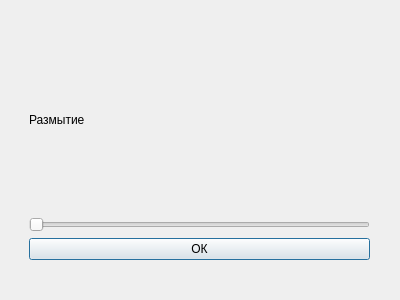
<?xml version="1.0" encoding="UTF-8"?>
<ui version="4.0">
 <class>Dialog</class>
 <widget class="QDialog" name="Dialog">
  <property name="geometry">
   <rect>
    <x>0</x>
    <y>0</y>
    <width>400</width>
    <height>300</height>
   </rect>
  </property>
  <property name="windowTitle">
   <string>Размытие</string>
  </property>
  <widget class="QWidget" name="verticalLayoutWidget">
   <property name="geometry">
    <rect>
     <x>-1</x>
     <y>-1</y>
     <width>401</width>
     <height>291</height>
    </rect>
   </property>
   <layout class="QVBoxLayout" name="verticalLayout">
    <property name="leftMargin">
     <number>30</number>
    </property>
    <property name="topMargin">
     <number>30</number>
    </property>
    <property name="rightMargin">
     <number>30</number>
    </property>
    <property name="bottomMargin">
     <number>30</number>
    </property>
    <item>
     <widget class="QLabel" name="label">
      <property name="text">
       <string>Размытие</string>
      </property>
     </widget>
    </item>
    <item>
     <widget class="QSlider" name="slider">
      <property name="orientation">
       <enum>Qt::Horizontal</enum>
      </property>
     </widget>
    </item>
    <item>
     <widget class="QPushButton" name="button_ok">
      <property name="text">
       <string>ОК</string>
      </property>
     </widget>
    </item>
   </layout>
  </widget>
 </widget>
 <resources/>
 <connections/>
</ui>
